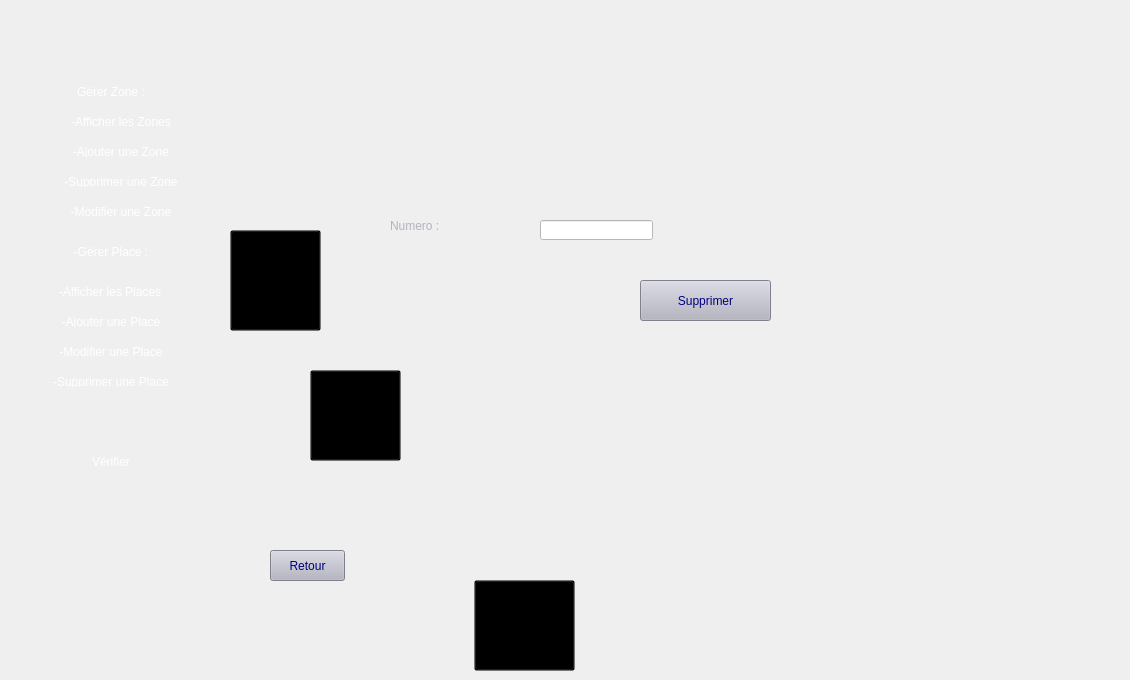
      <widget class="QWidget" name="supprimerzone">
       <widget class="QPushButton" name="modifierzone">
        <property name="geometry">
         <rect>
          <x>474</x>
          <y>580</y>
          <width>101</width>
          <height>91</height>
         </rect>
        </property>
        <property name="styleSheet">
         <string notr="true">background-color: transparent;</string>
        </property>
        <property name="text">
         <string/>
        </property>
       </widget>
       <widget class="QLabel" name="label_3">
        <property name="geometry">
         <rect>
          <x>20</x>
          <y>0</y>
          <width>1101</width>
          <height>671</height>
         </rect>
        </property>
        <property name="styleSheet">
         <string notr="true">/*background-image: url(:/photointegrationparking/gererzone.png);*/
background-image: url(:/1.png);</string>
        </property>
        <property name="text">
         <string/>
        </property>
       </widget>
       <widget class="QPushButton" name="afficherrecherchezone">
        <property name="geometry">
         <rect>
          <x>230</x>
          <y>230</y>
          <width>91</width>
          <height>101</height>
         </rect>
        </property>
        <property name="styleSheet">
         <string notr="true">background-color: transparent;</string>
        </property>
        <property name="text">
         <string/>
        </property>
       </widget>
       <widget class="QPushButton" name="boutonajouter">
        <property name="geometry">
         <rect>
          <x>310</x>
          <y>370</y>
          <width>91</width>
          <height>91</height>
         </rect>
        </property>
        <property name="styleSheet">
         <string notr="true">background-color: transparent;</string>
        </property>
        <property name="text">
         <string/>
        </property>
       </widget>
       <widget class="QLineEdit" name="lineEdit_suppzone">
        <property name="geometry">
         <rect>
          <x>540</x>
          <y>220</y>
          <width>113</width>
          <height>20</height>
         </rect>
        </property>
        <property name="styleSheet">
         <string notr="true">#lineEdit_suppzone{

background-color: rgb(255, 255, 255);
	
	color: rgb(4, 44, 89);
	
;}


#lineEdit_suppzone:hover{
;

	color: rgb(255, 255, 255);
	background-color: rgb(4, 44, 89);
	}</string>
        </property>
       </widget>
       <widget class="QLabel" name="label_13">
        <property name="geometry">
         <rect>
          <x>390</x>
          <y>210</y>
          <width>111</width>
          <height>31</height>
         </rect>
        </property>
        <property name="styleSheet">
         <string notr="true">font: 18pt &quot;Arial&quot;;
color: rgb(179, 179, 193);</string>
        </property>
        <property name="text">
         <string>Numero :</string>
        </property>
       </widget>
       <widget class="QPushButton" name="pushButton_suppzone">
        <property name="geometry">
         <rect>
          <x>640</x>
          <y>280</y>
          <width>131</width>
          <height>41</height>
         </rect>
        </property>
        <property name="styleSheet">
         <string notr="true">#pushButton_suppzone{
	font: 18pt &quot;Bahnschrift&quot;;

	background-color: rgb(179, 179, 193);
	
	
	
	color: rgb(0, 0, 127);
	
;}


#pushButton_suppzone:hover{
;

	color: rgb(255, 255, 255);
	background-color: rgb(4, 44, 89);
	}</string>
        </property>
        <property name="text">
         <string>Supprimer</string>
        </property>
       </widget>
       <widget class="QPushButton" name="retour_2">
        <property name="geometry">
         <rect>
          <x>270</x>
          <y>550</y>
          <width>75</width>
          <height>31</height>
         </rect>
        </property>
        <property name="styleSheet">
         <string notr="true">#retour_2{
	font: 18pt &quot;Bahnschrift&quot;;

	background-color: rgb(179, 179, 193);
	
	
	
	color: rgb(0, 0, 127);
	
;}


#retour_2:hover{
;

	color: rgb(255, 255, 255);
	background-color: rgb(4, 44, 89);
	}</string>
        </property>
        <property name="text">
         <string>Retour</string>
        </property>
       </widget>
       <widget class="QPushButton" name="az">
        <property name="geometry">
         <rect>
          <x>50</x>
          <y>110</y>
          <width>142</width>
          <height>23</height>
         </rect>
        </property>
        <property name="styleSheet">
         <string notr="true">#az{ 
font: 63 8pt &quot;Yu Gothic UI Semibold&quot;;
background-color: transparent;
border-style: outset;
	color: rgb(255, 255, 255);
border-radius: 10px;
border-color: blue;
min-width: 10em;
padding: 6px;
}
#az:hover:!pressed {
background-color: rgb(3, 38, 77);
border-style: inset;
}</string>
        </property>
        <property name="text">
         <string>-Afficher les Zones</string>
        </property>
       </widget>
       <widget class="QPushButton" name="sz">
        <property name="geometry">
         <rect>
          <x>50</x>
          <y>170</y>
          <width>142</width>
          <height>23</height>
         </rect>
        </property>
        <property name="styleSheet">
         <string notr="true">#sz{ 
font: 63 8pt &quot;Yu Gothic UI Semibold&quot;;
background-color: transparent;
border-style: outset;
	color: rgb(255, 255, 255);
border-radius: 10px;
border-color: blue;
min-width: 10em;
padding: 6px;
}
#sz:hover:!pressed {
background-color: rgb(3, 38, 77);
border-style: inset;
}</string>
        </property>
        <property name="text">
         <string>-Supprimer une Zone</string>
        </property>
       </widget>
       <widget class="QPushButton" name="mz_2">
        <property name="geometry">
         <rect>
          <x>50</x>
          <y>200</y>
          <width>142</width>
          <height>23</height>
         </rect>
        </property>
        <property name="styleSheet">
         <string notr="true">#mz_2{ 
font: 63 8pt &quot;Yu Gothic UI Semibold&quot;;
background-color: transparent;
border-style: outset;
	color: rgb(255, 255, 255);
border-radius: 10px;
border-color: blue;
min-width: 10em;
padding: 6px;
}
#mz_2:hover:!pressed {
background-color: rgb(3, 38, 77);
border-style: inset;
}</string>
        </property>
        <property name="text">
         <string>-Modifier une Zone</string>
        </property>
       </widget>
       <widget class="QPushButton" name="gp_2">
        <property name="geometry">
         <rect>
          <x>20</x>
          <y>240</y>
          <width>182</width>
          <height>23</height>
         </rect>
        </property>
        <property name="styleSheet">
         <string notr="true">#gp_2{ 
font: 63 10pt &quot;Yu Gothic UI Semibold&quot;;
background-color: transparent;
border-style: outset;
	color: rgb(255, 255, 255);
border-radius: 10px;
border-color: blue;
min-width: 10em;
padding: 6px;
}
#gp_2:hover:!pressed {
background-color: rgb(3, 38, 77);
border-style: inset;
}</string>
        </property>
        <property name="text">
         <string>-Gérer Place :</string>
        </property>
       </widget>
       <widget class="QPushButton" name="affp_2">
        <property name="geometry">
         <rect>
          <x>39</x>
          <y>280</y>
          <width>142</width>
          <height>23</height>
         </rect>
        </property>
        <property name="styleSheet">
         <string notr="true">#affp_2{ 
font: 63 8pt &quot;Yu Gothic UI Semibold&quot;;
background-color: transparent;
border-style: outset;
	color: rgb(255, 255, 255);
border-radius: 10px;
border-color: blue;
min-width: 10em;
padding: 6px;
}
#affp_2:hover:!pressed {
background-color: rgb(3, 38, 77);
border-style: inset;
}</string>
        </property>
        <property name="text">
         <string>-Afficher les Places</string>
        </property>
       </widget>
       <widget class="QPushButton" name="ajp">
        <property name="geometry">
         <rect>
          <x>40</x>
          <y>310</y>
          <width>142</width>
          <height>23</height>
         </rect>
        </property>
        <property name="styleSheet">
         <string notr="true">#ajp{ 
font: 63 8pt &quot;Yu Gothic UI Semibold&quot;;
background-color: transparent;
border-style: outset;
	color: rgb(255, 255, 255);
border-radius: 10px;
border-color: blue;
min-width: 10em;
padding: 6px;
}
#ajp:hover:!pressed {
background-color: rgb(3, 38, 77);
border-style: inset;
}</string>
        </property>
        <property name="text">
         <string>-Ajouter une Place</string>
        </property>
       </widget>
       <widget class="QPushButton" name="az_2">
        <property name="geometry">
         <rect>
          <x>50</x>
          <y>140</y>
          <width>142</width>
          <height>23</height>
         </rect>
        </property>
        <property name="styleSheet">
         <string notr="true">#az_2{ 
font: 63 8pt &quot;Yu Gothic UI Semibold&quot;;
background-color: transparent;
border-style: outset;
	color: rgb(255, 255, 255);
border-radius: 10px;
border-color: blue;
min-width: 10em;
padding: 6px;
}
#az_2:hover:!pressed {
background-color: rgb(3, 38, 77);
border-style: inset;
}</string>
        </property>
        <property name="text">
         <string>-Ajouter une Zone</string>
        </property>
       </widget>
       <widget class="QPushButton" name="gz">
        <property name="geometry">
         <rect>
          <x>20</x>
          <y>80</y>
          <width>182</width>
          <height>23</height>
         </rect>
        </property>
        <property name="styleSheet">
         <string notr="true">#gz{ 
font: 63 10pt &quot;Yu Gothic UI Semibold&quot;;
background-color: transparent;
border-style: outset;
	color: rgb(255, 255, 255);
border-radius: 10px;
border-color: blue;
min-width: 10em;
padding: 6px;
}
#gz:hover:!pressed {
background-color: rgb(3, 38, 77);
border-style: inset;
}</string>
        </property>
        <property name="text">
         <string>Gérer Zone :</string>
        </property>
       </widget>
       <widget class="QPushButton" name="mp_2">
        <property name="geometry">
         <rect>
          <x>30</x>
          <y>340</y>
          <width>162</width>
          <height>23</height>
         </rect>
        </property>
        <property name="styleSheet">
         <string notr="true">#mp_2{ 
font: 63 9pt &quot;Yu Gothic UI Semibold&quot;;
background-color: transparent;
border-style: outset;
	color: rgb(255, 255, 255);
border-radius: 10px;
border-color: blue;
min-width: 10em;
padding: 6px;
}
#mp_2:hover:!pressed {
background-color: rgb(3, 38, 77);
border-style: inset;
}</string>
        </property>
        <property name="text">
         <string>-Modifier une Place</string>
        </property>
       </widget>
       <widget class="QPushButton" name="sp">
        <property name="geometry">
         <rect>
          <x>40</x>
          <y>370</y>
          <width>142</width>
          <height>23</height>
         </rect>
        </property>
        <property name="styleSheet">
         <string notr="true">#sp{ 
font: 63 8pt &quot;Yu Gothic UI Semibold&quot;;
background-color: transparent;
border-style: outset;
	color: rgb(255, 255, 255);
border-radius: 10px;
border-color: blue;
min-width: 10em;
padding: 6px;
}
#sp:hover:!pressed {
background-color: rgb(3, 38, 77);
border-style: inset;
}</string>
        </property>
        <property name="text">
         <string>-Supprimer une Place</string>
        </property>
       </widget>
       <widget class="QPushButton" name="verifi">
        <property name="geometry">
         <rect>
          <x>20</x>
          <y>450</y>
          <width>182</width>
          <height>23</height>
         </rect>
        </property>
        <property name="styleSheet">
         <string notr="true">#verifi{ 
font: 63 10pt &quot;Yu Gothic UI Semibold&quot;;
background-color: transparent;
border-style: outset;
	color: rgb(255, 255, 255);
border-radius: 10px;
border-color: blue;
min-width: 10em;
padding: 6px;
}
#verifi:hover:!pressed {
background-color: rgb(3, 38, 77);
border-style: inset;
}</string>
        </property>
        <property name="text">
         <string>Vérifier</string>
        </property>
       </widget>
       <zorder>label_3</zorder>
       <zorder>modifierzone</zorder>
       <zorder>afficherrecherchezone</zorder>
       <zorder>boutonajouter</zorder>
       <zorder>lineEdit_suppzone</zorder>
       <zorder>label_13</zorder>
       <zorder>pushButton_suppzone</zorder>
       <zorder>retour_2</zorder>
       <zorder>az</zorder>
       <zorder>sz</zorder>
       <zorder>mz_2</zorder>
       <zorder>gp_2</zorder>
       <zorder>affp_2</zorder>
       <zorder>ajp</zorder>
       <zorder>az_2</zorder>
       <zorder>gz</zorder>
       <zorder>mp_2</zorder>
       <zorder>sp</zorder>
       <zorder>verifi</zorder>
      </widget>
